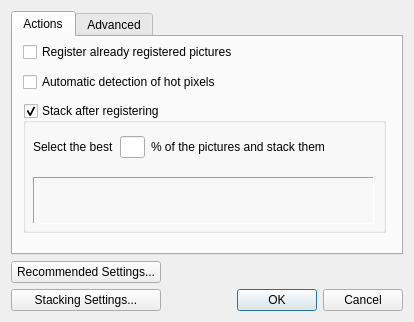
<?xml version="1.0" encoding="UTF-8"?>
<ui version="4.0">
 <class>RegisterSettings</class>
 <widget class="QDialog" name="RegisterSettings">
  <property name="geometry">
   <rect>
    <x>0</x>
    <y>0</y>
    <width>414</width>
    <height>322</height>
   </rect>
  </property>
  <property name="windowTitle">
   <string>Register Settings</string>
  </property>
  <layout class="QGridLayout" name="gridLayout">
   <item row="2" column="0">
    <widget class="QPushButton" name="stackingSettings">
     <property name="minimumSize">
      <size>
       <width>150</width>
       <height>0</height>
      </size>
     </property>
     <property name="text">
      <string>Stacking Settings...</string>
     </property>
    </widget>
   </item>
   <item row="2" column="1">
    <widget class="QDialogButtonBox" name="buttonBox">
     <property name="standardButtons">
      <set>QDialogButtonBox::Cancel|QDialogButtonBox::Ok</set>
     </property>
    </widget>
   </item>
   <item row="1" column="0">
    <widget class="QPushButton" name="recommendedSettings">
     <property name="minimumSize">
      <size>
       <width>150</width>
       <height>0</height>
      </size>
     </property>
     <property name="text">
      <string>Recommended Settings...</string>
     </property>
     <property name="flat">
      <bool>false</bool>
     </property>
    </widget>
   </item>
   <item row="0" column="0" colspan="2">
    <widget class="QTabWidget" name="tabWidget">
     <property name="currentIndex">
      <number>0</number>
     </property>
     <widget class="QWidget" name="actionsTab">
      <attribute name="title">
       <string>Actions</string>
      </attribute>
      <widget class="QWidget" name="layoutWidget">
       <property name="geometry">
        <rect>
         <x>10</x>
         <y>0</y>
         <width>363</width>
         <height>196</height>
        </rect>
       </property>
       <layout class="QVBoxLayout" name="verticalLayout">
        <item>
         <spacer name="verticalSpacer_2">
          <property name="orientation">
           <enum>Qt::Vertical</enum>
          </property>
          <property name="sizeHint" stdset="0">
           <size>
            <width>20</width>
            <height>40</height>
           </size>
          </property>
         </spacer>
        </item>
        <item>
         <widget class="QCheckBox" name="forceRegister">
          <property name="text">
           <string>Register already registered pictures</string>
          </property>
         </widget>
        </item>
        <item>
         <spacer name="verticalSpacer">
          <property name="orientation">
           <enum>Qt::Vertical</enum>
          </property>
          <property name="sizeHint" stdset="0">
           <size>
            <width>20</width>
            <height>40</height>
           </size>
          </property>
         </spacer>
        </item>
        <item>
         <widget class="QCheckBox" name="hotPixels">
          <property name="text">
           <string>Automatic detection of hot pixels</string>
          </property>
         </widget>
        </item>
        <item>
         <spacer name="verticalSpacer_3">
          <property name="orientation">
           <enum>Qt::Vertical</enum>
          </property>
          <property name="sizeHint" stdset="0">
           <size>
            <width>20</width>
            <height>40</height>
           </size>
          </property>
         </spacer>
        </item>
        <item>
         <widget class="QGroupBox" name="stackAfter">
          <property name="minimumSize">
           <size>
            <width>361</width>
            <height>130</height>
           </size>
          </property>
          <property name="title">
           <string>Stack after registering</string>
          </property>
          <property name="checkable">
           <bool>true</bool>
          </property>
          <widget class="QWidget" name="layoutWidget1">
           <property name="geometry">
            <rect>
             <x>10</x>
             <y>20</y>
             <width>341</width>
             <height>101</height>
            </rect>
           </property>
           <layout class="QVBoxLayout" name="verticalLayout_2">
            <item>
             <layout class="QHBoxLayout" name="horizontalLayout">
              <item>
               <widget class="QLabel" name="label">
                <property name="text">
                 <string>Select the best</string>
                </property>
               </widget>
              </item>
              <item>
               <widget class="QLineEdit" name="percentStack">
                <property name="maximumSize">
                 <size>
                  <width>25</width>
                  <height>16777215</height>
                 </size>
                </property>
                <property name="alignment">
                 <set>Qt::AlignRight|Qt::AlignTrailing|Qt::AlignVCenter</set>
                </property>
               </widget>
              </item>
              <item>
               <widget class="QLabel" name="label_2">
                <property name="text">
                 <string>% of the pictures and stack them</string>
                </property>
               </widget>
              </item>
              <item>
               <spacer name="horizontalSpacer">
                <property name="orientation">
                 <enum>Qt::Horizontal</enum>
                </property>
                <property name="sizeHint" stdset="0">
                 <size>
                  <width>40</width>
                  <height>20</height>
                 </size>
                </property>
               </spacer>
              </item>
             </layout>
            </item>
            <item>
             <widget class="QLabel" name="stackWarning">
              <property name="frameShape">
               <enum>QFrame::Panel</enum>
              </property>
              <property name="frameShadow">
               <enum>QFrame::Sunken</enum>
              </property>
              <property name="lineWidth">
               <number>1</number>
              </property>
              <property name="text">
               <string/>
              </property>
              <property name="textFormat">
               <enum>Qt::PlainText</enum>
              </property>
              <property name="alignment">
               <set>Qt::AlignCenter</set>
              </property>
              <property name="wordWrap">
               <bool>true</bool>
              </property>
              <property name="margin">
               <number>0</number>
              </property>
             </widget>
            </item>
           </layout>
          </widget>
         </widget>
        </item>
       </layout>
      </widget>
     </widget>
     <widget class="QWidget" name="advancedTab">
      <attribute name="title">
       <string>Advanced</string>
      </attribute>
      <widget class="QLabel" name="label_4">
       <property name="geometry">
        <rect>
         <x>10</x>
         <y>10</y>
         <width>221</width>
         <height>16</height>
        </rect>
       </property>
       <property name="text">
        <string>Star detection threshold</string>
       </property>
      </widget>
      <widget class="QWidget" name="layoutWidget2">
       <property name="geometry">
        <rect>
         <x>10</x>
         <y>40</y>
         <width>371</width>
         <height>171</height>
        </rect>
       </property>
       <layout class="QVBoxLayout" name="verticalLayout_3">
        <item>
         <layout class="QHBoxLayout" name="horizontalLayout_2">
          <item>
           <widget class="QLabel" name="luminancePercent">
            <property name="maximumSize">
             <size>
              <width>30</width>
              <height>16777215</height>
             </size>
            </property>
            <property name="text">
             <string/>
            </property>
           </widget>
          </item>
          <item>
           <widget class="QSlider" name="luminanceThreshold">
            <property name="minimum">
             <number>2</number>
            </property>
            <property name="maximum">
             <number>98</number>
            </property>
            <property name="value">
             <number>20</number>
            </property>
            <property name="tracking">
             <bool>true</bool>
            </property>
            <property name="orientation">
             <enum>Qt::Horizontal</enum>
            </property>
           </widget>
          </item>
         </layout>
        </item>
        <item>
         <spacer name="verticalSpacer_4">
          <property name="orientation">
           <enum>Qt::Vertical</enum>
          </property>
          <property name="sizeHint" stdset="0">
           <size>
            <width>20</width>
            <height>40</height>
           </size>
          </property>
         </spacer>
        </item>
        <item>
         <widget class="QPushButton" name="computeDetectedStars">
          <property name="text">
           <string>Compute the number of detected stars</string>
          </property>
         </widget>
        </item>
        <item>
         <spacer name="verticalSpacer_5">
          <property name="orientation">
           <enum>Qt::Vertical</enum>
          </property>
          <property name="sizeHint" stdset="0">
           <size>
            <width>20</width>
            <height>40</height>
           </size>
          </property>
         </spacer>
        </item>
        <item>
         <widget class="QLabel" name="starCount">
          <property name="text">
           <string/>
          </property>
          <property name="alignment">
           <set>Qt::AlignCenter</set>
          </property>
         </widget>
        </item>
        <item>
         <spacer name="verticalSpacer_6">
          <property name="orientation">
           <enum>Qt::Vertical</enum>
          </property>
          <property name="sizeHint" stdset="0">
           <size>
            <width>20</width>
            <height>40</height>
           </size>
          </property>
         </spacer>
        </item>
        <item>
         <widget class="QCheckBox" name="medianFilter">
          <property name="text">
           <string>Reduce noise by using a median filter</string>
          </property>
         </widget>
        </item>
       </layout>
      </widget>
     </widget>
    </widget>
   </item>
  </layout>
 </widget>
 <tabstops>
  <tabstop>tabWidget</tabstop>
  <tabstop>forceRegister</tabstop>
  <tabstop>hotPixels</tabstop>
  <tabstop>stackAfter</tabstop>
  <tabstop>percentStack</tabstop>
  <tabstop>luminanceThreshold</tabstop>
  <tabstop>computeDetectedStars</tabstop>
  <tabstop>medianFilter</tabstop>
  <tabstop>recommendedSettings</tabstop>
  <tabstop>stackingSettings</tabstop>
 </tabstops>
 <resources/>
 <connections>
  <connection>
   <sender>buttonBox</sender>
   <signal>accepted()</signal>
   <receiver>RegisterSettings</receiver>
   <slot>accept()</slot>
   <hints>
    <hint type="sourcelabel">
     <x>284</x>
     <y>301</y>
    </hint>
    <hint type="destinationlabel">
     <x>206</x>
     <y>160</y>
    </hint>
   </hints>
  </connection>
  <connection>
   <sender>buttonBox</sender>
   <signal>rejected()</signal>
   <receiver>RegisterSettings</receiver>
   <slot>reject()</slot>
   <hints>
    <hint type="sourcelabel">
     <x>284</x>
     <y>301</y>
    </hint>
    <hint type="destinationlabel">
     <x>206</x>
     <y>160</y>
    </hint>
   </hints>
  </connection>
 </connections>
</ui>
